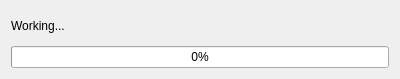
<?xml version="1.0" encoding="UTF-8"?>
<ui version="4.0">
 <class>AddingFilesDialog</class>
 <widget class="QDialog" name="AddingFilesDialog">
  <property name="geometry">
   <rect>
    <x>0</x>
    <y>0</y>
    <width>400</width>
    <height>79</height>
   </rect>
  </property>
  <property name="windowTitle">
   <string>Adding files to library...</string>
  </property>
  <layout class="QVBoxLayout" name="verticalLayout">
   <item>
    <widget class="QLabel" name="messageLabel">
     <property name="sizePolicy">
      <sizepolicy hsizetype="Expanding" vsizetype="Preferred">
       <horstretch>0</horstretch>
       <verstretch>0</verstretch>
      </sizepolicy>
     </property>
     <property name="text">
      <string>Working...</string>
     </property>
    </widget>
   </item>
   <item>
    <widget class="QProgressBar" name="progressBar">
     <property name="value">
      <number>0</number>
     </property>
    </widget>
   </item>
  </layout>
 </widget>
 <resources/>
 <connections/>
</ui>
